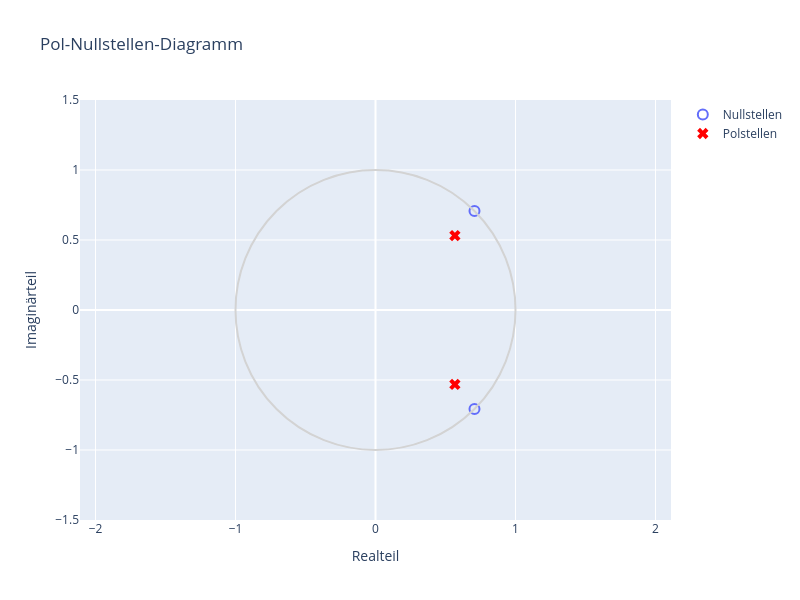

Write notebook code for a chart like this one.
### Markdown cell above
## b) Pol-Nullstellen-Plan (zplane Ersatz)

### Code cell
# Python hat kein natives 'zplane', wir bauen es mit Matplotlib

fvPoles = np.roots(A)
fvZeros = np.roots(B)

# Figure erstellen
fig_zplane = go.Figure()

# 1. Einheitskreis hinzufügen
fig_zplane.add_shape(
    type="circle",
    xref="x", yref="y",
    x0=-1, y0=-1, x1=1, y1=1,
    line_color="LightGrey",
)

# 2. Nullstellen (Zeros) als offene Kreise
fig_zplane.add_trace(
    go.Scatter(
        x=np.real(fvZeros), 
        y=np.imag(fvZeros),
        mode='markers',
        marker=dict(
            symbol='circle-open', 
            size=10, 
            line=dict(width=2, color='green')
        ),
        name='Nullstellen'
    )
)

# 3. Pole als X
fig_zplane.add_trace(
    go.Scatter(
        x=np.real(fvPoles),
        y=np.imag(fvPoles),
        mode='markers',
        marker=dict(symbol='x', size=10, color='red'),
        name='Polstellen'
    )
)

# Layout aufhübschen
fig_zplane.update_layout(
    title="Pol-Nullstellen-Diagramm",
    xaxis_title="Realteil",
    yaxis_title="Imaginärteil",
    width=800, 
    height=600,
    yaxis=dict(scaleanchor="x", scaleratio=1),
    xaxis=dict(range=[-1.5, 1.5]),
    yaxis_range=[-1.5, 1.5]
)
fig_zplane.show()

### Figure 1 — Plotly figure (JSON) as saved in the notebook; plotly's stock layout.template omitted (floating-point values rounded to 4 significant figures)
{"data": [{"marker": {"line": {"color": "green", "width": 2}, "size": 10, "symbol": "circle-open"}, "mode": "markers", "name": "Nullstellen", "type": "scatter", "x": [0.7071, 0.7071], "y": [0.7071, -0.7071]}, {"marker": {"color": "red", "size": 10, "symbol": "x"}, "mode": "markers", "name": "Polstellen", "type": "scatter", "x": [0.567, 0.567], "y": [0.5315, -0.5315]}], "layout": {"height": 600, "shapes": [{"line": {"color": "LightGrey"}, "type": "circle", "x0": -1, "x1": 1, "xref": "x", "y0": -1, "y1": 1, "yref": "y"}], "title": {"text": "Pol-Nullstellen-Diagramm"}, "width": 800, "xaxis": {"range": [-1.5, 1.5], "title": {"text": "Realteil"}}, "yaxis": {"range": [-1.5, 1.5], "scaleanchor": "x", "scaleratio": 1, "title": {"text": "Imaginärteil"}}}}
